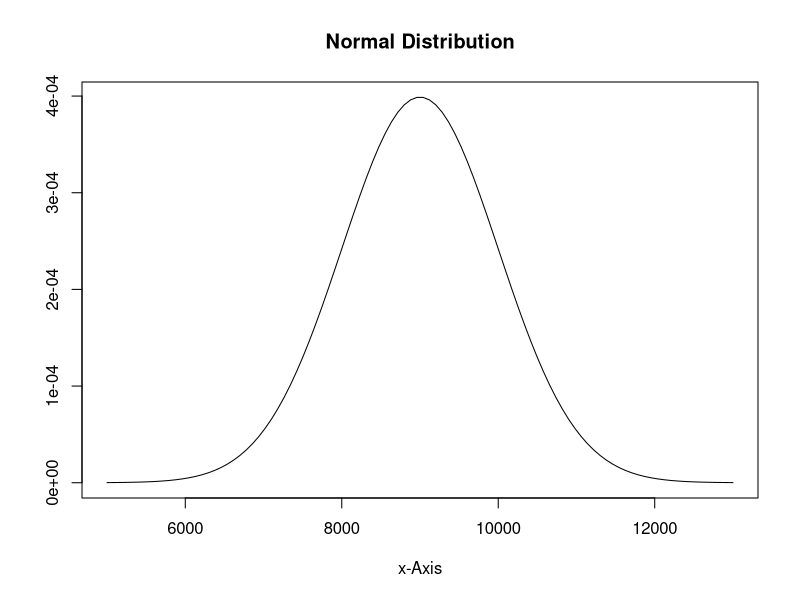
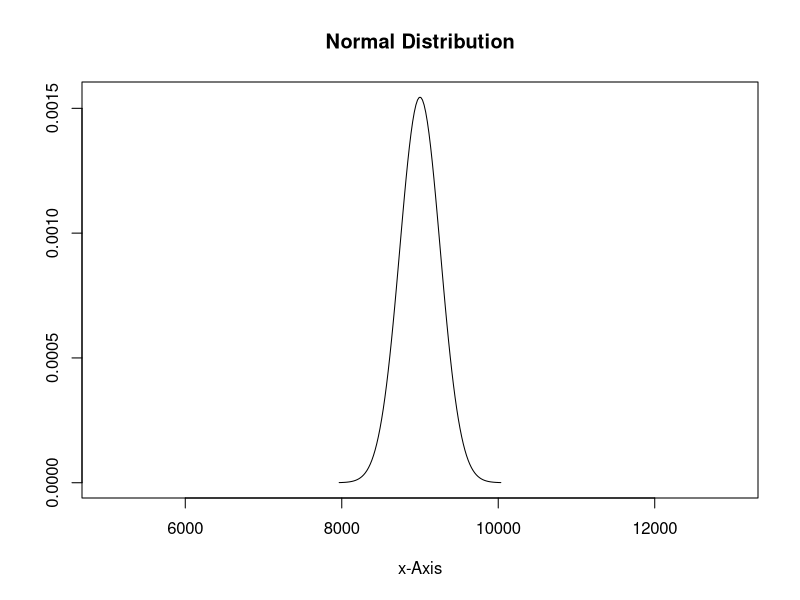

Generate these figures, in order, with R:
## ---- chunk 1
z <- (30.69 - 32) / (4.31 / sqrt(36)) # z score
p <- pnorm(z, 0 ,1); p # p value
## ---- chunk 2
mean <- 30.69
SE <- 4.31 / sqrt(36)
z <- 1.645
lower <- mean - z * SE
upper <- mean + z * SE
## ---- chunk 3
z <- (118.2 - 100) / (6.5 / sqrt(36)) # z score
p <- pnorm(z, 0 ,1); p # p value
## ---- chunk 4
mean <- 118.2
SE <- 6.5 / sqrt(36)
z <- 1.645
lower <- mean - z * SE
upper <- mean + z * SE
## ---- chunk 5
z <- (10500 - 9000) / (1000 / sqrt(1))
pnorm(z)
## ---- chunk 6
mean <- 9000
sd <- (1000 / sqrt(15))
## ---- chunk 7
z <- (10500 - 9000) / (1000 / sqrt(15))
1 - pnorm(z)
## ---- chunk 8
mean = 9000
sd = 1000
x <- seq(-4, 4, length = 100) * sd + mean
hx <- dnorm(x, mean, sd)
plot(x, hx, type = "l", xlab = "x-Axis", ylab = "", main = "Normal Distribution", xlim = c(5000, 13000))

mean = 9000
sd = (1000 / sqrt(15))
x <- seq(-4, 4, length = 100) * sd + mean
hx <- dnorm(x, mean, sd)
plot(x, hx, type = "l", xlab = "x-Axis", ylab = "", main = "Normal Distribution", xlim = c(5000, 13000))
